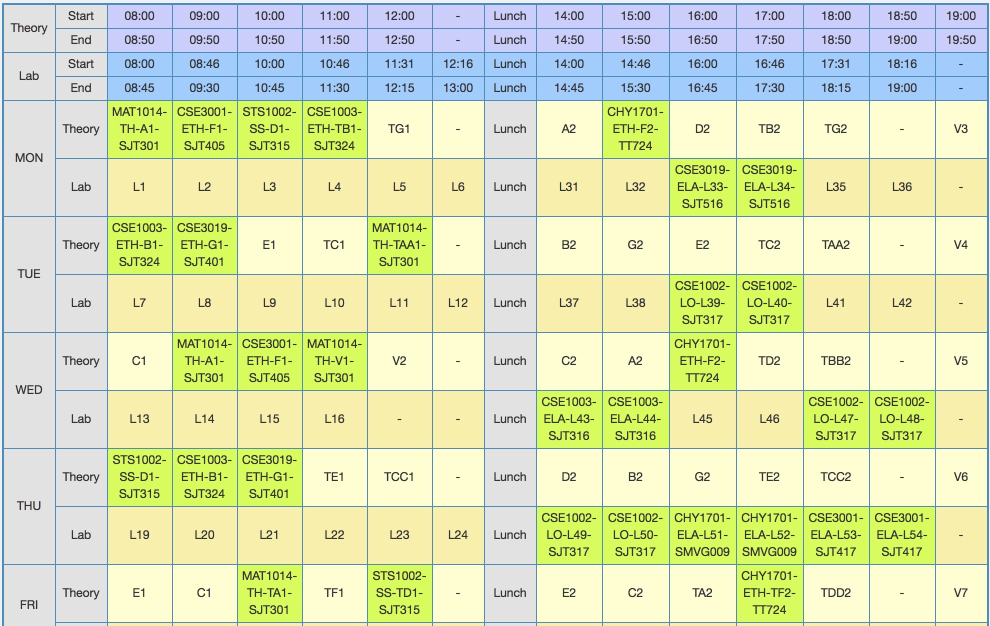
#> input picture TimetablerecogTest/ttable2.jpeg, 1980 x 1252 px (shown at 1/2 size)
$ python newme.py   (older library calls are emulated)
#> lines starting #> are read from the running program, lines starting #| are printed output that depends on the picture; after the words box and inside, x2 and y2 are one past the last pixel; in counts of white or black regions, pixels touching at a corner belong together
#> further down, img is the input picture: shape (1252, 1980, 3); mean B, G, R 182.2, 227.4, 218.4
#| (1252, 1980, 3)
#> in colorpic, `hsv = cv2.cvtColor(img, cv2.COLOR_BGR2HSV)`: hsv: shape (1252, 1980, 3); mean H, S, V 43.9, 72.8, 236.5
#> the loop in colorpic, `for (lower, upper) in boundaries:` made 1 pass
#> pass 1, in colorpic, `mask = cv2.inRange(img, lower, upper)`:
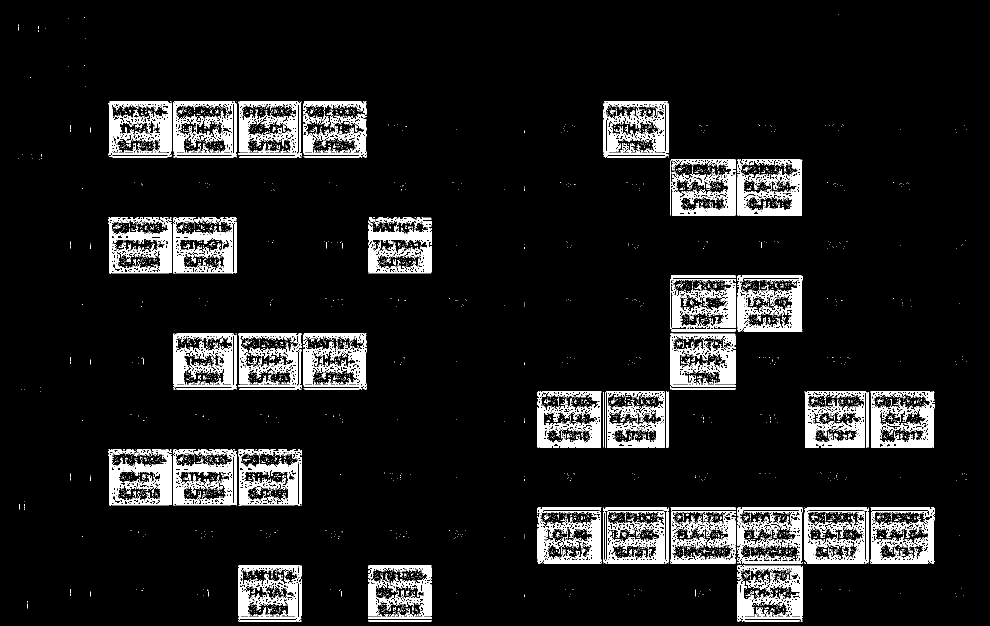
#> mask: shape (1252, 1980) (shown at 1/2 size); 9.6% white; 5751 white regions (5612 under 20 px), largest, box (x1, y1, x2, y2) and area: (1341, 667, 1471, 774) 7467, (1207, 203, 1337, 315) 7442, (1475, 319, 1605, 431) 7390
#> pass 1, in colorpic, `output = cv2.bitwise_and(img, img, mask=mask)`:
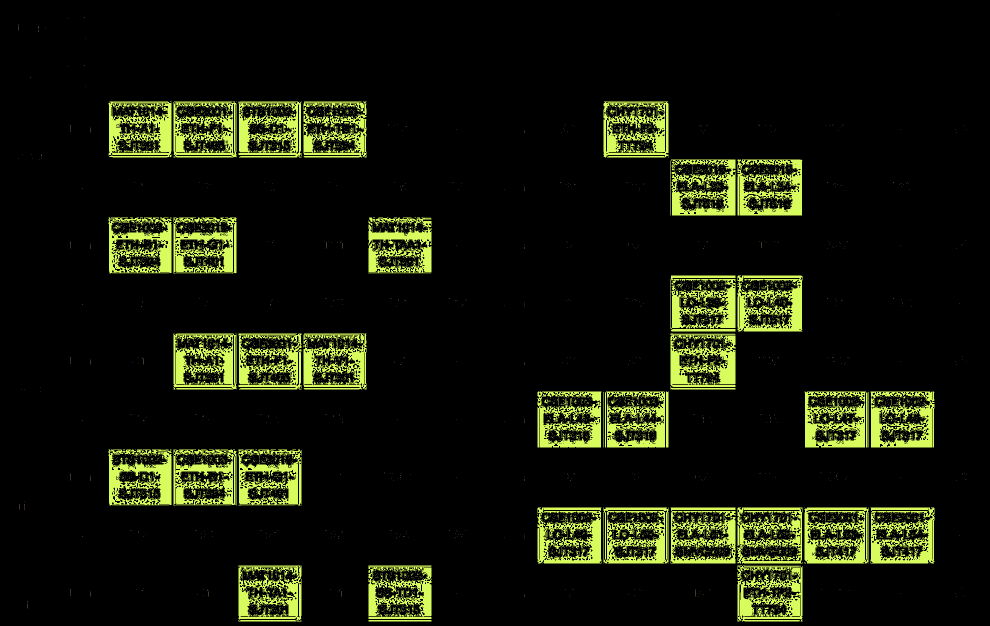
#> output: shape (1252, 1980, 3) (shown at 1/2 size); mean B, G, R 8.9, 24, 20.6
import time

import cv2
import numpy as np
from matplotlib import pyplot as plt
from PIL import Image

def openpic(img):
    gray = cv2.cvtColor(img, cv2.COLOR_BGR2GRAY)

    gray = cv2.GaussianBlur(gray, (5, 5), 0)
    thresh = cv2.adaptiveThreshold(gray, 255, 1, 1, 11, 2)

    hierarchy, contours, _ = cv2.findContours(thresh, cv2.RETR_TREE, cv2.CHAIN_APPROX_SIMPLE)
    lstin = []
    for i in contours:
        peri = cv2.arcLength(i, True)
        approx = cv2.approxPolyDP(i, 0.04 * peri, True)
        cv2.drawContours(img, approx, -1, color=(0, 255, 0), thickness=-3)
    cv2.imshow("output", img)
    cv2.waitKey(0)

def findgrid(img):
    cells = []
#> cells = []
    #NO OF ROWS = 16, NO COLMS = 11
    H, W,D = img.shape
#> H = 1252; W = 1980; D = 3
    cell_width = 130
    cell_height = 114
    print(img.shape,cell_height,cell_width)
#| (1252, 1980, 3) 114 130
    for r in range(0, W, cell_width):
        row = []
        for c in range(0, H, cell_height):
            cell = img[r:r + cell_width, c:c + cell_height]
            if((118,249,224) in cell):
                row.append(1)
            else:
                row.append(0)
        cells.append(row)
#> after the loop, cells = 16 items, first 6: [0, 0, 0, 0, 0, 0, 0, 0, 0, 0, 0], [0, 1, 1, 1, 1, 1, 1, 0, 0, 0, 1], [0, 1, 1, 1, 1, 1, 1, 0, 0, 0, 1], [0, 1, 1, 1, 1, 0, 1, 1, 0, 0, 0], [0, 0, 1, 1, 1, 0, 1, 1, 0, 0, 0], [0, 0, 0, 1, 1, 1, 1, 0, 0, 0, 0]
    f = open("oput.txt","w")
    f.write(str(cells))
    print(cells,len(cells[0]),len(cells))
#> (printed output is left out)

def colorpic(img):
    hsv = cv2.cvtColor(img, cv2.COLOR_BGR2HSV)
    boundaries = [([74, 100, 100], [94, 255, 255])]
    for (lower, upper) in boundaries:
        lower = np.array(lower, dtype="uint8")
        upper = np.array(upper, dtype="uint8")
        mask = cv2.inRange(img, lower, upper)
        output = cv2.bitwise_and(img, img, mask=mask)
        cv2.imwrite("test.jpeg",output)
        return (output)
        break


img = cv2.imread("ttable2.jpeg", 1)
cv2.resize(img,(300,300))
print(img.shape)
findgrid(colorpic(img))
